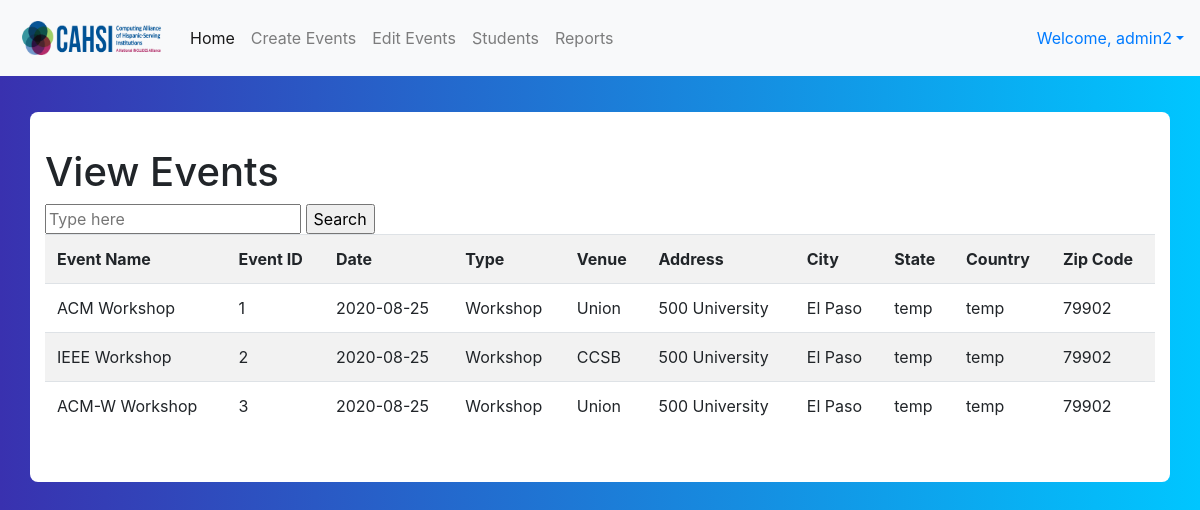
The page /admin_view_event.php (signed in) on the database its author committed.
### tables this page shows
CREATE TABLE Event_Located (
LocationID  int NOT NULL,
INDEX(LocationID),
EventID int NOT NULL,
INDEX(EventID),
EventVenue CHAR(100),
EventRoom CHAR(100),
PRIMARY KEY (LocationID,EventID),
FOREIGN KEY (LocationID) REFERENCES Location (LocationID) ON UPDATE CASCADE ON DELETE CASCADE,
FOREIGN KEY (EventID) REFERENCES Events (EventID) ON UPDATE CASCADE ON DELETE CASCADE
);

CREATE TABLE Events (
EventID int NOT NULL auto_increment,
INDEX(EventID),
Times TIME NOT NULL,
Dates date NOT NULL,
Name CHAR(255) NOT NULL,
Type CHAR(255),
Companies_attending BLOB,
Companies_sponsoring BLOB,
PRIMARY KEY (EventID)

);

CREATE TABLE Location(
LocationID int NOT NULL auto_increment,
INDEX(LocationID),
ZipCode int(5) NOT Null,
Country CHAR(50) NOT NULL,
State CHAR(50) NOT NULL,
City CHAR(50) NOT NULL,
Address CHAR(255) NOT NULL,
PRIMARY KEY (LocationID)

);

### admin_view_event.php (the view, shortened to what this page needs)
<?php
require_once('config.php');
$admin = $_SESSION['admin_user'];
?>
<!DOCTYPE HTML>
<head>
    <link rel="stylesheet" href="css/styles.css">
    <link rel="stylesheet" href="https://stackpath.bootstrapcdn.com/bootstrap/4.4.1/css/bootstrap.min.css">
</head>
<body>
<nav class="navbar navbar-expand-lg navbar-light bg-light">
    <a class="navbar-brand" href="#">
        <img src="images/cahsilogo.png" width="150" height="50">
    </a>
    <div class="collapse navbar-collapse" id="navbarNavAltMarkup">
        <div class="navbar-nav">
            <a class="nav-item nav-link active" href="admin_view_event.php">Home <span class="sr-only">(current)</span></a>
            <a class="nav-item nav-link" href="admin_create_event.php">Create Events</a>
            <a class="nav-item nav-link" href="admin_edit_event.php">Edit Events</a>
            <a class="nav-item nav-link" href="admin_student_table.php">Students</a>
            <a class="nav-item nav-link" href="admin_generate_reports.php">Reports</a>
        </div>
    </div>
    <div class="pull-right">
        <ul class="nav pull-right">
            <li class="dropdown"><a href="#" class="dropdown-toggle" data-toggle="dropdown">Welcome, <?php
                    echo $admin;
                    ?><b class="caret"></b></a>
            </li>
        </ul>
    </div>
</nav>
<div class="container emp-profile">
    <form method="post">
<h1>View Events</h1>
<form action="admin_view_event.php" method="POST">
    <input id="search" type="text" placeholder="Type here">
    <input id="submit" href = "admin_view_event.php" type="Submit" value="Search">
</form>
<table id="events" class="table table-striped">
    <tr>
        <th scope="col">Event Name</th>
        <th scope="col">Event ID</th>
        <th scope="col">Date</th>
        <th scope="col">Type</th>
        <th scope="col">Venue</th>
        <th scope="col">Address</th>
        <th scope="col">City</th>
        <th scope="col">State</th>
        <th scope="col">Country</th>
        <th scope="col">Zip Code</th>
    </tr>
    <?php
    if (isset($_POST['Submit'])){
        $search = isset($_POST['Submit']);
        $query = "select * from events e join event_located el on e.EventID=el.EventID join location l on el.LocationID=l.LocationID where e.EventID = '.$search';";
    }else{
        $query = "select * from events e join event_located el on e.EventID=el.EventID join location l on el.LocationID=l.LocationID;";
    }
    $connection = mysqli_connect($host,$username, $password, $db);
    $result = mysqli_query($connection, $query);
    if(mysqli_num_rows($result) > 0){
        while ($row = mysqli_fetch_assoc($result)){
            $event_name = $row["Name"];
            $eventId = $row["EventID"];
            $date = $row["Dates"];
            $type = $row["Type"];
            $address = $row["Address"];
            $city = $row["City"];
            $venue = $row["EventVenue"];
            $zipCode = $row["ZipCode"];
            echo '<tr>
                    <td>'.$event_name.'</td>
                    <td>'.$eventId.'</td>
                    <td>'.$date.'</td>
                    <td>'.$type.'</td>
                    <td>'.$venue.'</td>
                    <td>'.$address.'</td>
                    <td>'.$city.'</td>
                    <td>temp</td>
                    <td>temp</td>
                    <td>'.$zipCode.'</td>
                  </tr>';
        }
    }
    else {
        echo '<tr> <td colspan=10>Data not available</td>';
    }
    ?>
</table>
</form>
</div>
</body>
</html>

### css/styles.css (style rules this page uses)
body { background: -webkit-linear-gradient(left, #3931af, #00c6ff); }
.emp-profile { padding: 3%; margin-top: 3%; margin-bottom: 3%; border-radius: 0.5rem; background: #fff; }

### rows shown on the page
event_located: EventID.Name "ACM Workshop", EventID "1", EventID.Dates "2020-08-25", EventID.Type "Workshop", EventVenue "Union", LocationID.Address "500 University", LocationID.City "El Paso", LocationID.ZipCode "79902"
event_located: EventID.Name "IEEE Workshop", EventID "2", EventID.Dates "2020-08-25", EventID.Type "Workshop", EventVenue "CCSB", LocationID.Address "500 University", LocationID.City "El Paso", LocationID.ZipCode "79902"
event_located: EventID.Name "ACM-W Workshop", EventID "3", EventID.Dates "2020-08-25", EventID.Type "Workshop", EventVenue "Union", LocationID.Address "500 University", LocationID.City "El Paso", LocationID.ZipCode "79902"

### other values the page prints
$admin "admin2"
